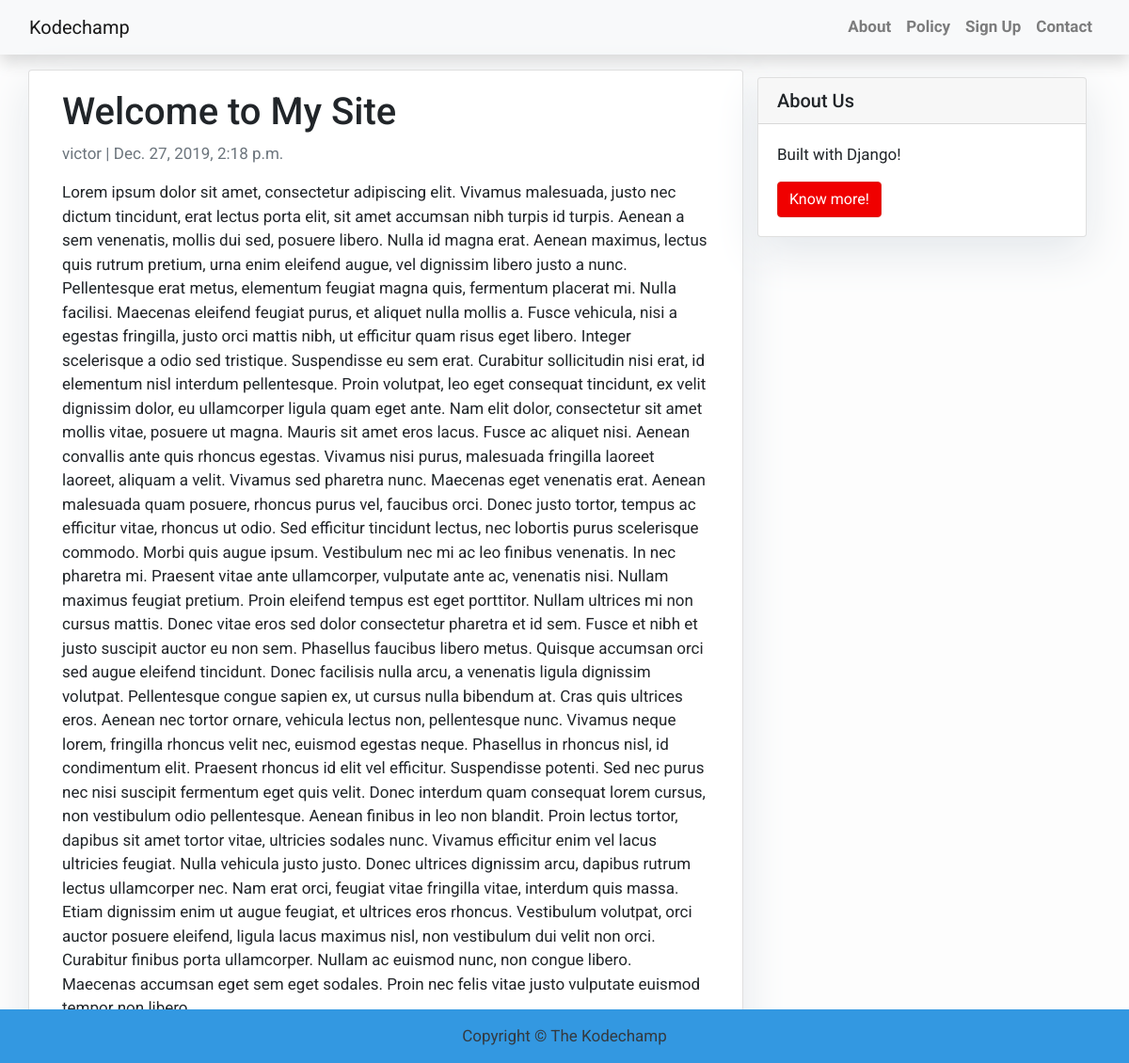
The page /dummy-post1 on the database its author committed.
### blog/models.py (models this page shows, shortened)
class Post(models.Model):
    title = models.CharField(max_length=200, unique=True)
    slug = models.SlugField(max_length=200, unique=True)
    author = models.ForeignKey(User, on_delete=models.CASCADE, related_name='blog_posts')
    updated_on = models.DateTimeField(auto_now=True)
    content = models.TextField()
    created_on = models.DateTimeField(auto_now_add=True)
    status = models.IntegerField(choices=STATUS, default=0)
    class Meta:
        ordering = ['-created_on']

### blog/views.py (the view)
# urls.py: path('<slug:slug>', views.PostDetail.as_view(), name='post_detail'),
class PostDetail(generic.DetailView):
    model = Post
    template_name = 'blog/post_detail.html'  # detail about each blog post will be on post_detail.html

### blog/templates/blog/post_detail.html
{% extends 'blog/base.html' %}
{% block content %}
<div class="container">
    <div class="row">
        <div class="col-md-8 card mb-4 mt-3 left top">
            <div class="card-body">
                <h1>{% block title %} {{ object.title }} {% endblock title %}</h1>
                <p class="text-muted"> {{ post.author }} | {{ post.created_on }} </p>
                <p class="card-text"> {{ object.content }}</p>
            </div>
        </div>
        {% block sidebar %} {% include 'blog/sidebar.html' %} {% endblock sidebar %}
    </div>
</div>
{% endblock content %}

### blog/templates/blog/base.html (style rules this page uses)
body { font-family: "Roboto", sans-serif; font-size: 17px; background-color: #fdfdfd; }

### blog/templates/blog/sidebar.html (style rules this page uses)
.card { box-shadow: 0 16px 48px #E3E7EB; }

### rows shown on the page
Post: title "Welcome to My Site", author "victor", created_on "Dec. 27, 2019, 2:18 p.m.", content "Lorem ipsum dolor sit amet, consectetur adipiscing elit. Vivamus malesuada, justo nec dictum tincidunt, erat lectus porta elit, sit amet accumsan nibh turpis id turpis. Aenean a sem venenatis, mollis dui sed, posuere libero. Nulla id magna erat. Aenean maximus, lectus quis rutrum pretium, urna enim eleifend augue, vel dignissim libero justo a nunc. Pellentesque erat metus, elementum feugiat magna quis, fermentum placerat mi. Nulla facilisi. Maecenas eleifend feugiat purus, et aliquet nulla mollis a. Fusce vehicula, nisi a egestas fringilla, justo orci mattis nibh, ut efficitur quam risus eget libero. Integer scelerisque a odio sed tristique. Suspendisse eu sem erat. Curabitur sollicitudin…"
